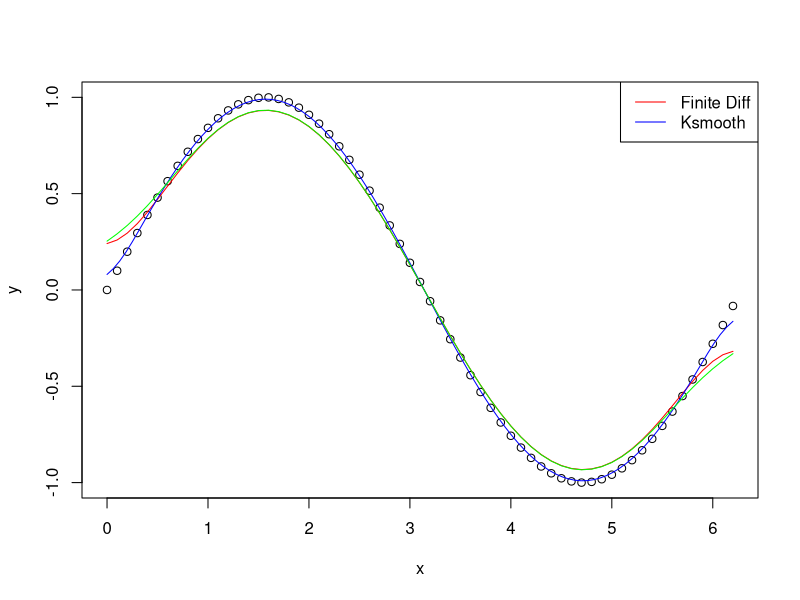

This figure's R source:


Laplacian <- function(y_k, dx){
  delta <- NULL
  len = length(y_k)
  # boundary condition
  delta[1] =(y_k[2]-y_k[1])/dx^2 
  delta[len] = (y_k[len-1]- y_k[len])/dx^2
  delta[2: (len-1)] <- diff(diff(y_k)/dx) /dx
  return(delta)
}


HeatEqn <- function(y0, dx, g, dt, Nt, history = TRUE){
  yhat = list()
  yhat[[1]] = y0
  for (i in 1:(Nt+1)) {
    yhat[[i+1]] = yhat[[i]] + g* Laplacian(yhat[[i]], dx) * dt
  }
  ifelse(history, return(yhat), return(yhat[[Nt+2]]))
}


kern = function(x) exp(-x^2/2) # gaussion kernel

kernsmooth = function(x,y,band){
  kij <- outer(x, x, function(x,y) kern((x-y)/(band*0.3706506))) 
  s <- kij/rowSums(kij)
  return(s %*% y)    
}



#example 
x <- seq(0,2*pi,0.1)
y <- sin(x) # real value  
hq <- HeatEqn(y0 = y, dx = 0.1, g = 1, dt = 0.001, Nt = 69, history = F)
ks = ksmooth(x,y, kernel = "normal", bandwidth = 0.3706505)
ks2 = kernsmooth(x,y,1)


plot(x, y)
lines(x , hq, col = "red")
lines(ks$x, ks$y, col = "blue")
lines(x, ks2, col = "green")
legend("topright", legend = c("Finite Diff", "Ksmooth"), col= c("red", "blue"), lty = 1)


#the relationship between the ksmooth and finite difference

(((1*0.3706506)^2)/2)/0.001
